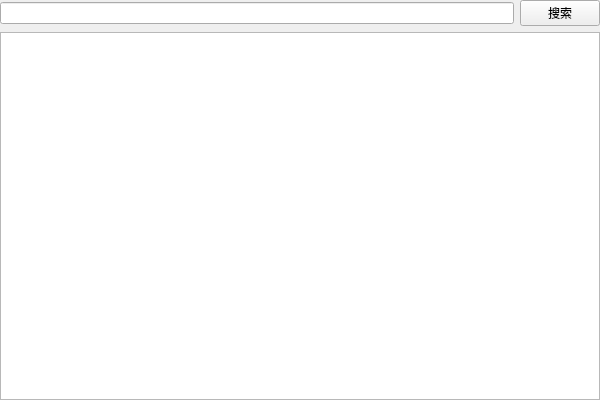
<?xml version="1.0" encoding="UTF-8"?>
<ui version="4.0">
 <class>BucketsWidgetClass</class>
 <widget class="QWidget" name="BucketsWidgetClass">
  <property name="geometry">
   <rect>
    <x>0</x>
    <y>0</y>
    <width>600</width>
    <height>400</height>
   </rect>
  </property>
  <property name="windowTitle">
   <string>BucketsWidget</string>
  </property>
  <layout class="QVBoxLayout" name="verticalLayout">
   <property name="leftMargin">
    <number>0</number>
   </property>
   <property name="topMargin">
    <number>0</number>
   </property>
   <property name="rightMargin">
    <number>0</number>
   </property>
   <property name="bottomMargin">
    <number>0</number>
   </property>
   <item>
    <layout class="QHBoxLayout" name="horizontalLayout">
     <item>
      <widget class="QLineEdit" name="lineEdit_Search"/>
     </item>
     <item>
      <widget class="QPushButton" name="btn_Search">
       <property name="text">
        <string>搜索</string>
       </property>
      </widget>
     </item>
    </layout>
   </item>
   <item>
    <widget class="QListWidget" name="list_Bucket"/>
   </item>
  </layout>
 </widget>
 <layoutdefault spacing="6" margin="11"/>
 <resources/>
 <connections/>
</ui>
